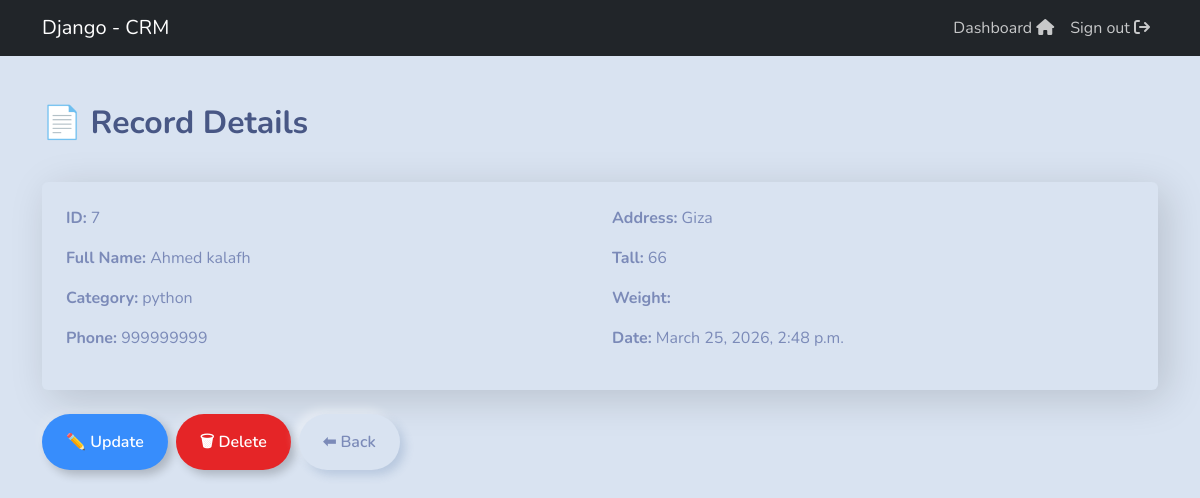
The page /view/7 (signed in) on the database its author committed.
### webapp/models.py (models this page shows, shortened)
class Record(models.Model):
    category =  models.ForeignKey(Category,on_delete=models.CASCADE)
    first_name = models.CharField(max_length=250)
    last_name = models.CharField(max_length=250)
    phone = models.IntegerField()
    tall = models.IntegerField()
    wedight = models.IntegerField()
    address = models.CharField(max_length=250)
    create_at = models.DateTimeField(auto_now_add=True)
    class Meta:
       ordering = ['-create_at']

class Category(models.Model):
    name = models.CharField(max_length=50)
    create_at = models.DateTimeField(auto_now_add=True)
    def __str__(self):
       return self.name

### webapp/views.py (the view)
# urls.py: path('view/<int:id>' , views.view_record,name='view_record'),
def view_record(request,id):
    record = Record.objects.get(id=id)
    context = {
         'record':record
    }
    return render(request,'web/view_record.html', context)

### templates/web/view_record.html (shortened to what this page needs)
{% extends 'base.html' %}
{% block content %}
<div class="container mt-5">
    <div class="mb-4">
        <h2 class="fw-bold">📄 Record Details</h2>
    </div>
    <div class="card shadow-lg">
        <div class="card-body">
            <div class="row">
                <div class="col-md-6">
                    <p><strong>ID:</strong> {{ record.id }}</p>
                    <p><strong>Full Name:</strong> {{ record.first_name|title }} {{ record.last_name }}</p>
                    <p><strong>Category:</strong> {{ record.category }}</p>
                    <p><strong>Phone:</strong> {{ record.phone }}</p>
                </div>
                <div class="col-md-6">
                    <p><strong>Address:</strong> {{ record.address }}</p>
                    <p><strong>Tall:</strong> {{ record.tall }}</p>
                    <p><strong>Weight:</strong> {{ record.weight }}</p>
                    <p><strong>Date:</strong> {{ record.create_at }}</p>
                </div>
            </div>
        </div>
    </div>
    <div class="mt-4 d-flex gap-2">
        <a href="{% url 'update' record.id %}"
           class="btn btn-outline-primary">
           ✏️ Update
        </a>
        <a href="{% url 'delete' record.id %}"
           class="btn btn-outline-danger">
           🗑 Delete
        </a>
        <a href="{% url 'dashboard' %}"
           class="btn btn-secondary">
           ⬅ Back
        </a>
    </div>
</div>
{% endblock %}

### rows shown on the page
Record: id "7", first_name "Ahmed", last_name "kalafh", category "python", phone "999999999", address "Giza", tall "66", create_at "March 25, 2026, 2:48 p.m."
